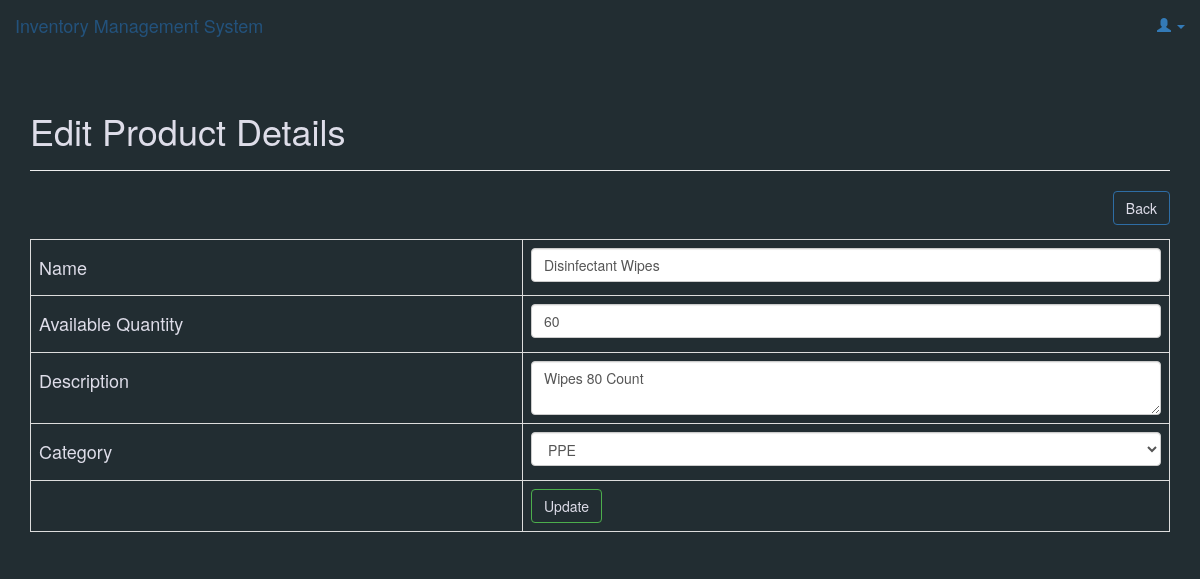
/products/update_product.php?id=11, run on the app's committed database.
### tables this page shows
CREATE TABLE `products` (
  `id` int(11) NOT NULL,
  `name` varchar(32) NOT NULL,
  `description` text NOT NULL,
  `quantity` int(11) NOT NULL,
  `category_id` int(11) NOT NULL,
  `created` datetime NOT NULL,
  `modified` timestamp NOT NULL DEFAULT current_timestamp()
);

### objects/product.php (called while the page is built, shortened)
<?php
class Product{
    private $conn;
    private $table_name = "products";
    public $id;
    public function __construct($db){
        $this->conn = $db;
    }
function readOne(){
    $query = "SELECT name, quantity, description, category_id
        FROM " . $this->table_name . "
        WHERE id = ?
        LIMIT 0,1";
    $stmt = $this->conn->prepare( $query );
    $stmt->bindParam(1, $this->id);
    $stmt->execute();
    $row = $stmt->fetch(PDO::FETCH_ASSOC);
    $this->name = $row['name'];
    $this->quantity = $row['quantity'];
    $this->description = $row['description'];
    $this->category_id = $row['category_id'];
}
}
?>

### objects/category.php (called while the page is built, shortened)
<?php
class Category{
    private $conn;
    private $table_name = "categories";
    public function __construct($db){
        $this->conn = $db;
    }
    function read(){
        $query = "SELECT
                    id, name
                FROM
                    " . $this->table_name . "
                ORDER BY
                    name";
        $stmt = $this->conn->prepare( $query );
        $stmt->execute();
        return $stmt;
    }
}
?>

### products/update_product.php (the view, shortened to what this page needs)
<?php
$id = isset($_GET['id']) ? $_GET['id'] : die('ERROR: missing ID.');
include_once '../objects/product.php';
include_once '../objects/category.php';
$database = new Database();
$db = $database->getConnection();
$product = new Product($db);
$category = new Category($db);
$product->id = $id;
$product->readOne();
include_once "layout_header.php";
echo "<div class='right-button-margin'>
          <a href='index.php' class='btn btn-primary pull-right'>Back</a>
     </div>";
?>
<form action="<?php echo htmlspecialchars($_SERVER["PHP_SELF"] . "?id={$id}");?>" method="post">
    <table class='table  table-responsive table-bordered'>
        <tr>
            <td><h4>Name</h4></td>
            <td><input type='text' name='name' value='<?php echo $product->name; ?>' class='form-control' /></td>
        </tr>
        <tr>
        <td><h4>Available Quantity</h4></td>
            <td><input type='text' name='quantity' value='<?php echo $product->quantity; ?>' class='form-control' /></td>
        </tr>
        <tr>
        <td><h4>Description</h4></td>
            <td><textarea name='description' class='form-control'><?php echo $product->description; ?></textarea></td>
        </tr>
        <tr>
        <td><h4>Category</h4></td>
            <td>
                <?php
$stmt = $category->read();
echo "<select class='form-control' name='category_id'>";
    while ($row_category = $stmt->fetch(PDO::FETCH_ASSOC)){
        $category_id=$row_category['id'];
        $category_name = $row_category['name'];
        if($product->category_id==$category_id){
            echo "<option value='$category_id' selected>";
        }else{
            echo "<option value='$category_id'>";
        }
        echo "$category_name</option>";
    }
echo "</select>";
?>
            </td>
        </tr>
        <tr>
            <td></td>
            <td>
                <button type="submit" class="btn btn-success">Update</button>
            </td>
        </tr>
    </table>
</form>
<?php
include_once "layout_footer.php";
?>

### libs/css/main.css (style rules this page uses)
body { background: #222D32; }
.right-button-margin { margin: 0 0 1em 0; overflow: hidden; }
.btn-primary { color: rgb(222, 221, 233); font-size: 14px; background-color: transparent; }
.btn-success { color: rgb(222, 221, 233); font-size: 14px; background-color: transparent; }
.table { color: rgb(222, 221, 233); }

### data on the page
products: name "Disinfectant Wipes", quantity "60", description "Wipes 80 Count"

### other printed values
$page_title "Edit Product Details"
form field category_id "PPE"
